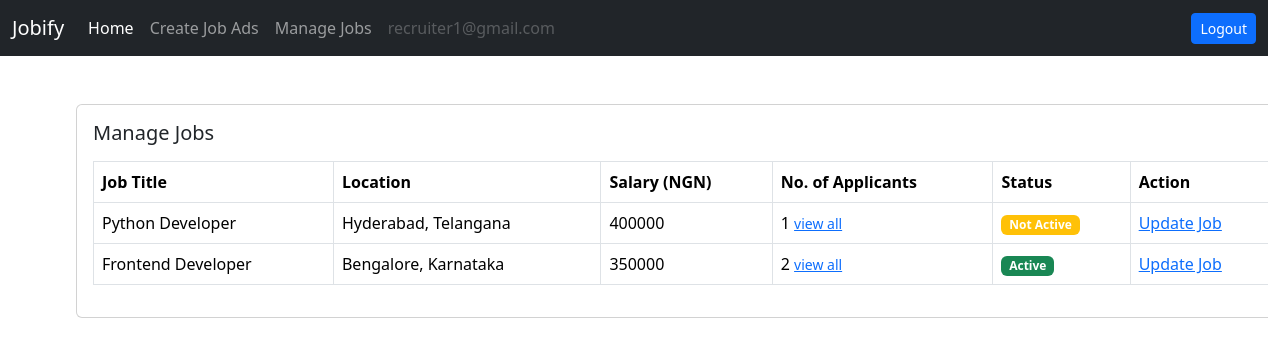
Page /job/manage-jobs/ (signed in) on the committed database.
### users/models.py (models this page shows)
class User(AbstractUser):
    email = models.EmailField(unique=True)
    is_recruiter=models.BooleanField(default=False)
    is_applicant=models.BooleanField(default=False)
    has_resume=models.BooleanField(default=False)
    has_company=models.BooleanField(default=False)

### job/models.py (models this page shows, shortened)
class Job(models.Model):
    job_type_choices=(
        ('Remote','Remote'),
        ('Onsite','Onsite'),
        ('Hybrid','Hybrid'),
    )
    user=models.ForeignKey(User,on_delete=models.CASCADE)
    company=models.ForeignKey(Company,on_delete=models.CASCADE)
    title=models.CharField(max_length=100)
    city=models.CharField(max_length=100)
    salary=models.PositiveBigIntegerField(default=35000)
    requirements=models.TextField()
    ideal_candidate=models.TextField()
    is_available=models.BooleanField(default=True)
    timestamp=models.DateTimeField(auto_now_add=True)
    industry=models.ForeignKey(Industry,on_delete=models.DO_NOTHING,null=True,blank=True)
    state=models.ForeignKey(State,on_delete=models.DO_NOTHING,null=True,blank=True)
    job_type=models.CharField(max_length=20,choices=job_type_choices,null=True, blank=True)

class State(models.Model):
    name=models.CharField(max_length=100)
    def __str__(self):
        return self.name

### job/views.py (the view)
# urls.py: path('manage-jobs/',views.manage_jobs,name='manage-jobs'),
def manage_jobs(request):
    jobs=Job.objects.filter(user=request.user,company=request.user.company)
    context={'jobs': jobs}
    return render(request, 'job/manage_jobs.html', context)

### templates/job/manage_jobs.html
{% extends 'base.html'%} {%block content%}
<div class="card mx-auto" style="width: 76rem">
  <div class="card-body">
    <h5 class="card-title mb-3">Manage Jobs</h5>
    <table class="table table-bordered">
      <thead>
        <tr>
          <th scope="col">Job Title</th>
          <th scope="col">Location</th>
          <th scope="col">Salary (NGN)</th>
          <th scope="col">No. of Applicants</th>
          <th scope="col">Status</th>
          <th scope="col">Action</th>
        </tr>
      </thead>
      <tbody>
        {% for job in jobs%}
        <tr>
          <td>{{job.title}}</td>
          <td>{{job.city}}, {{job.state}}</td>
          <td>{{job.salary}}</td>
          <td>
            {{job.applyjob_set.all.count}}
            <a href="{%url 'all-applicants' job.pk %}"
              ><small> view all</small></a
            >
          </td>
          {%if job.is_available%}
          <td><span class="badge bg-success">Active</span></td>
          {%else%}
          <td><span class="badge bg-warning">Not Active</span></td>
          {%endif%}
          <td><a href="{%url 'update-job' job.pk%}">Update Job</a></td>
        </tr>
        {%endfor%}
      </tbody>
    </table>
  </div>
</div>
{%endblock content%}

### templates/base.html (shortened to what this page needs)
<!DOCTYPE html>
<html lang="en">
  <head>
    <link
      href="https://cdn.jsdelivr.net/npm/bootstrap@5.3.3/dist/css/bootstrap.min.css"
      rel="stylesheet"
    />
    <link
      href="https://getbootstrap.com/docs/5.3/assets/css/docs.css"
      rel="stylesheet"
    />
  </head>
  <body>
    <nav class="navbar navbar-expand-lg navbar-dark bg-dark">
      <div class="container-fluid">
        <a class="navbar-brand" href="{% url 'home' %}">Jobify</a>
        <div class="collapse navbar-collapse" id="navbarSupportedContent">
          {% if request.user.is_authenticated %}
          {% if request.user.is_applicant%}
          <ul class="navbar-nav me-auto mb-2 mb-lg-0">
            <li class="nav-item">
              <a class="nav-link active" aria-current="page" href="#">Home</a>
            </li>
            {%if request.user.has_resume%}
            <li class="nav-item">
              <a class="nav-link" aria-current="page" href="{% url 'job-listing'%}">Apply to Jobs</a>
            </li>
            <li class="nav-item">
              <a class="nav-link " aria-current="page" href="{% url 'applied-jobs'%}"> Manage Job Applications</a>
            </li>
            {%else%}
            <li class="nav-item">
              <a class="nav-link active" aria-current="page" href="{% url 'update-resume'%}">Create Resume</a>
            </li>
            {%endif%}
            <li class="nav-item">
              <a class="nav-link disabled" aria-current="page"  href="#" >{{request.user.email}}</a>
            </li>
          </ul>
          <a  href="{% url 'logout' %}" class="btn btn-primary btn-sm">Logout</a>
          {% elif request.user.is_recruiter %}
          <ul class="navbar-nav me-auto mb-2 mb-lg-0">
            <li class="nav-item">
              <a class="nav-link active" aria-current="page" href="#">Home</a>
            </li>
            {% if request.user.has_company%}
            <li class="nav-item">
              <a class="nav-link" aria-current="page" href="{% url 'create-job' %}"
                >Create Job Ads</a
              >
            </li>
            <li class="nav-item">
              <a class="nav-link" aria-current="page" href="{% url 'manage-jobs' %}"
                >Manage Jobs</a
              >
            </li>
            {%endif%}
            <li class="nav-item">
              <a class="nav-link disabled" aria-current="page"  href="#" >{{request.user.email}}</a>
            </li>
            </ul>
            <a  href="{% url 'logout' %}" class="btn btn-primary btn-sm">Logout</a>
          {%endif%}
          {%endif%}
        </div>
      </div>
    </nav>
    <div class="container mt-5">
       {%block content%} {%endblock content%}
    </div>
  </body>
</html>

### rows in the picture
User: user.email "recruiter1@gmail.com"
Job: title "Python Developer", city "Hyderabad", state "Telangana", salary "400000", applyjob_set.all.count "1", is_available "Not Active"
Job: title "Frontend Developer", city "Bengalore", state "Karnataka", salary "350000", applyjob_set.all.count "2", is_available "Active"
